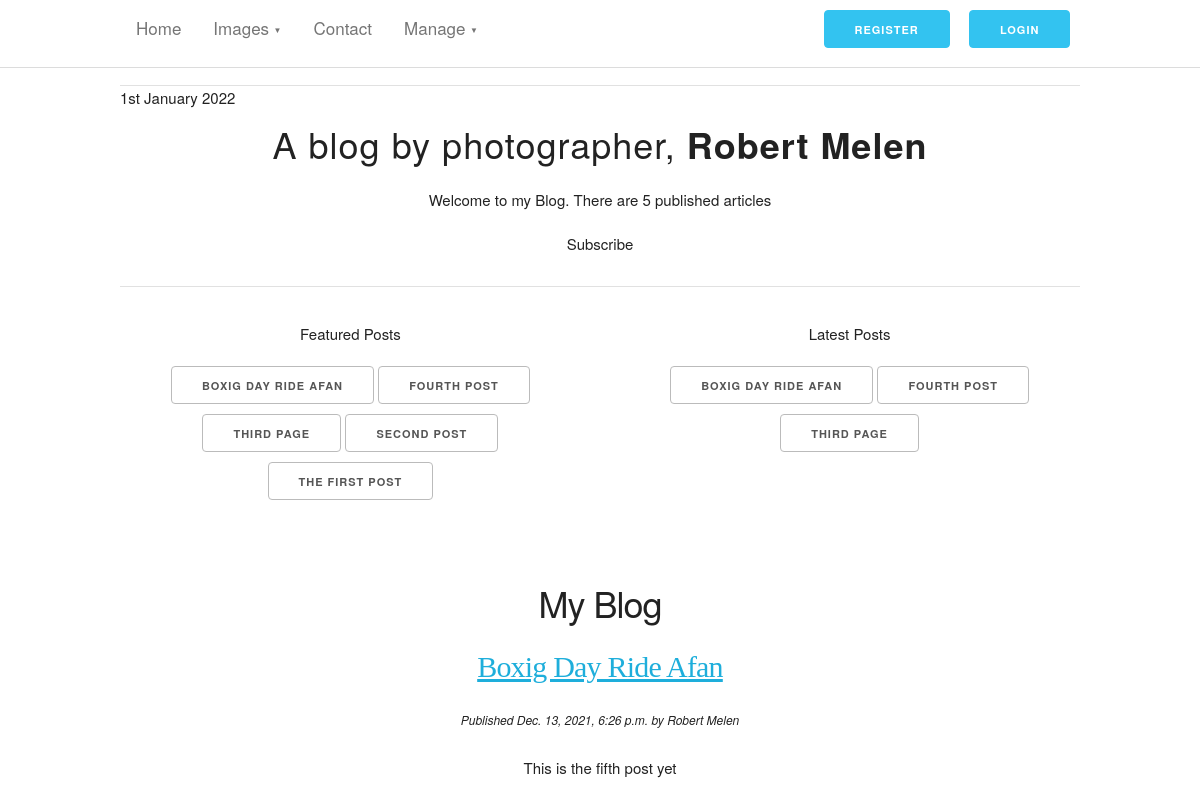
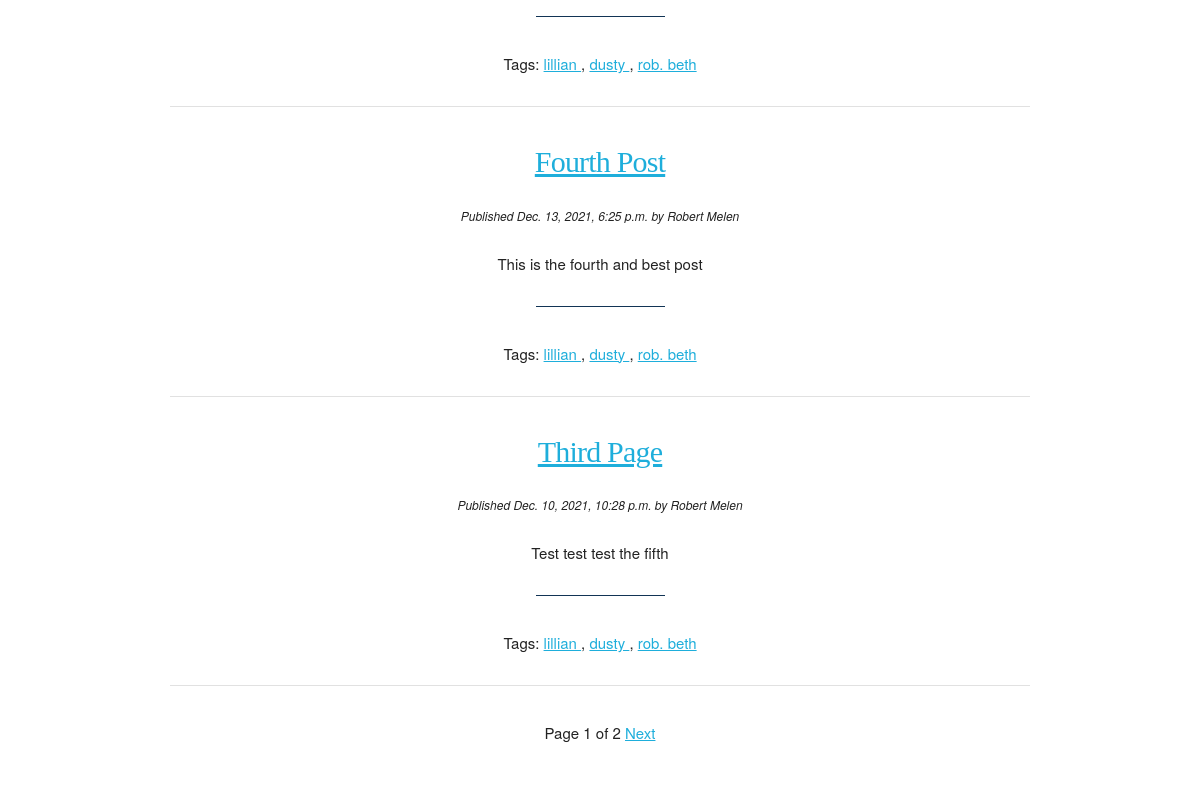
The app's page /myblog/, older data (2 pictures, top to bottom).
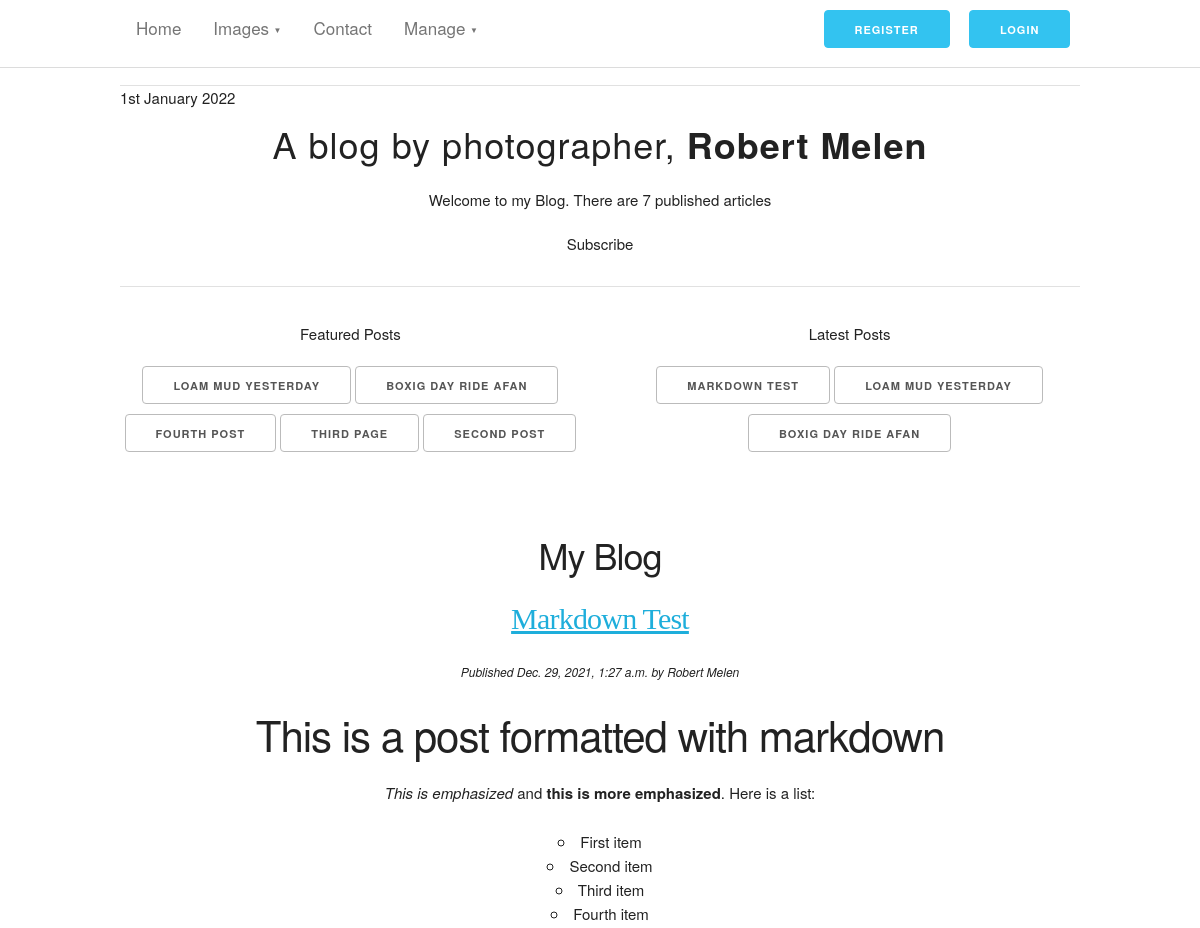
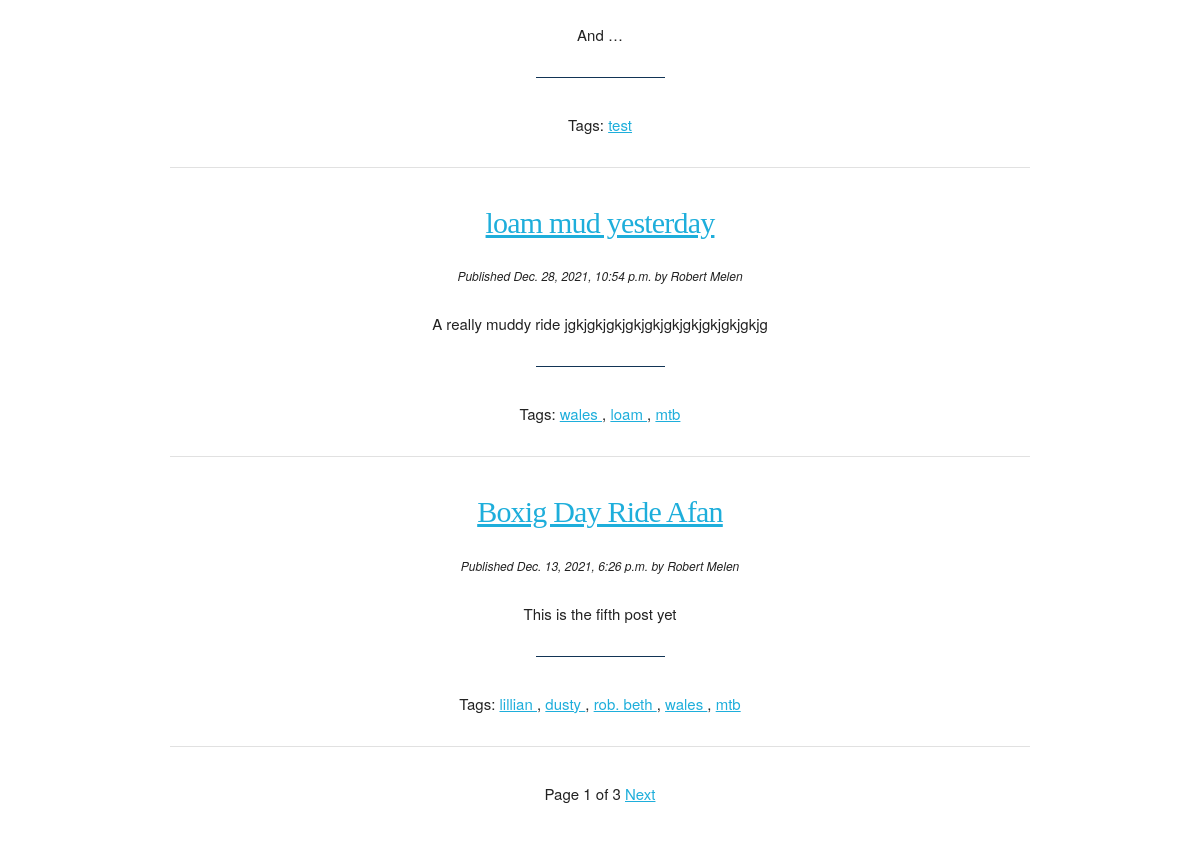
The same page, newer data (2 pictures, top to bottom).
### myblog/models.py (models this page shows, shortened)
class Post(models.Model):
    STATUS = (
        ('published', 'Published'),
        ('unpublished', 'Unpublished'),
    )
    title = models.CharField(max_length=250, null=False, blank=False)
    summary = models.CharField(max_length=100, blank=True)
    slug = models.SlugField(unique_for_date='publish')
    author = models.ForeignKey(Author, on_delete=models.CASCADE, related_name='blog_posts')
    body = models.TextField()
    publish = models.DateTimeField(default=timezone.now)
    created = models.DateTimeField(auto_now_add=True)
    updated = models.DateTimeField(auto_now=True)
    edited = models.DateTimeField(auto_now_add=True)
    status = models.CharField(max_length=50, choices=STATUS, default='unpublished')
    featured = models.BooleanField(default=False)
    comments_option = models.BooleanField(default=True)
    objects = models.Manager()
    published = PublishedManager()
    feature = FeaturedManager()
    tags = TaggableManager(verbose_name="Add Tags", help_text="Use comma to separate")
    class Meta:
        ordering = ('-publish',)
    def get_absolute_url(self):
        return reverse('myblog:post_detail', args=[self.publish.year,
                                                   self.publish.month,
                                                   self.publish.day,
                                                   self.slug])

class Author(models.Model):
    name = models.CharField(max_length=100, null=True, blank=True)
    email = models.EmailField(max_length=70,blank=True,unique=True)
    bio = models.TextField(max_length=200, null=True, blank=True)
    def __str__(self):
        return self.name

### myblog/views.py (the view)
# urls.py: path('', views.post_list, name='post_list'),
def post_list(request, tag_slug=None):
    object_list = Post.published.all()
    tag = None
    if tag_slug:
        tag = get_object_or_404(Tag, slug=tag_slug)
        object_list = object_list.filter(tags__in=[tag])
    paginator = Paginator(object_list, 3)
    page = request.GET.get('page')
    try:
        posts = paginator.page(page)
    except PageNotAnInteger:
        posts = paginator.page(1)
    except EmptyPage:
        posts = paginator.page(paginator.num_pages)
    return render(request,
                  'post/list.html',
                  {'page': page,
                   'posts': posts,
                   'tag': tag})

### myblog/models.py (called while the page is built)
    def get_queryset(self):
        return super(PublishedManager, self).get_queryset().filter(status='published')

    def get_queryset(self):
        return super(FeaturedManager, self).get_queryset().filter(featured=True, status='published')

### myblog/templatetags/blog_tags.py (called while the page is built)
@register.filter(name='markdown')
def markdown_format(text):
    return mark_safe(markdown.markdown(text))

@register.simple_tag
def total_posts():
    return Post.published.count()

@register.inclusion_tag('post/latest_posts.html')
def show_latest_posts(count=3):
    latest_posts = Post.published.order_by('-publish')[:count]
    return {'latest_posts' : latest_posts}

@register.inclusion_tag('post/featured_posts.html')
def featured_posts(count=5):
    featured_posts = Post.feature.all()[:count]
    return {'featured_posts' : featured_posts }

### myblog/templates/post/list.html (shortened to what this page needs)
{% extends "blog/base.html" %}
{% load blog_tags %}
{% block content %}
<strong><h3>My Blog</h3></strong>
{% for post in posts %}
    <h4>
        <a href="{{ post.get_absolute_url }}">
            {{ post.title }}
        </a>
    </h4>
    <p>
        <small><em>Published {{ post.publish }} by {{ post.author }}</small></em>
    </p>
    {{ post.body|markdown|truncatewords:30 }}
    <hr style="width : 15%; border-color: #123455">
<div>
    <p class="tags"><h7>Tags:</h7>
                {% for tag in post.tags.all %}
                <a href="{% url "myblog:post_list_by_tag" tag.slug %}">
                {{tag.name}}
                </a>
                {% if not forloop.last %}, {% endif %}
                {% endfor %}
    </p>
    <hr>
</div>
{% endfor %}
    {% include "pagination.html" with page=posts %}
{% endblock %}

### myblog/templates/post/featured_posts.html
<h6 style="display: inline-block">
    {% for post in featured_posts %}
        <a class="button" href="{{ post.get_absolute_url }}">{{ post.title }}</a>
    {% endfor %}
</h6>

### myblog/templates/post/latest_posts.html
<H6>
    {% for post in latest_posts %}
        <a class="button" href="{{ post.get_absolute_url }}">{{ post.title }}</a>
    {% endfor %}
</H6>

Row changes from the older to the newer data that the page shows:
no longer on one of the page's lists (row unchanged): Post: title "FOURTH POST", title "Fourth Post", publish "Dec. 13, 2021, 6:25 p.m.", author "Robert Melen", body "This is the fourth and best post"
no longer on one of the page's lists (row unchanged): Post: title "THIRD PAGE", title "Third Page", publish "Dec. 10, 2021, 10:28 p.m.", author "Robert Melen", body "Test test test the fifth"
no longer on this page (row unchanged): Post: title "THE FIRST POST", shown under "Featured Posts"
added Post: title "LOAM MUD YESTERDAY", title "loam mud yesterday", publish "Dec. 28, 2021, 10:54 p.m.", author "Robert Melen", body "A really muddy ride jgkjgkjgkjgkjgkjgkjgkjgkjgkjgkjg"
computed for Post "FOURTH POST": loses Tag (name "lillian"); loses Tag (name "dusty"); loses Tag (name "rob. beth")
computed for Post "THIRD PAGE": loses Tag (name "lillian"); loses Tag (name "dusty"); loses Tag (name "rob. beth")
added Post: title "MARKDOWN TEST", title "Markdown Test", publish "Dec. 29, 2021, 1:27 a.m.", author "Robert Melen", body "This is a post formatted with markdown This is emphasized and this is more emphasized . Here is a list: First item Second item Third item Fourth item And …"
added Tag: name "test", shown under "Markdown Test"
added Tag: name "wales"
added Tag: name "loam", shown under "loam mud yesterday"
added Tag: name "mtb"
shown differently, row unchanged: Tag "rob. beth": now shows ","
Text that changed along with them:
{{ page.paginator.num_pages }}: "2" → "3"
text no longer shown: "5"
text now shown: "7"
